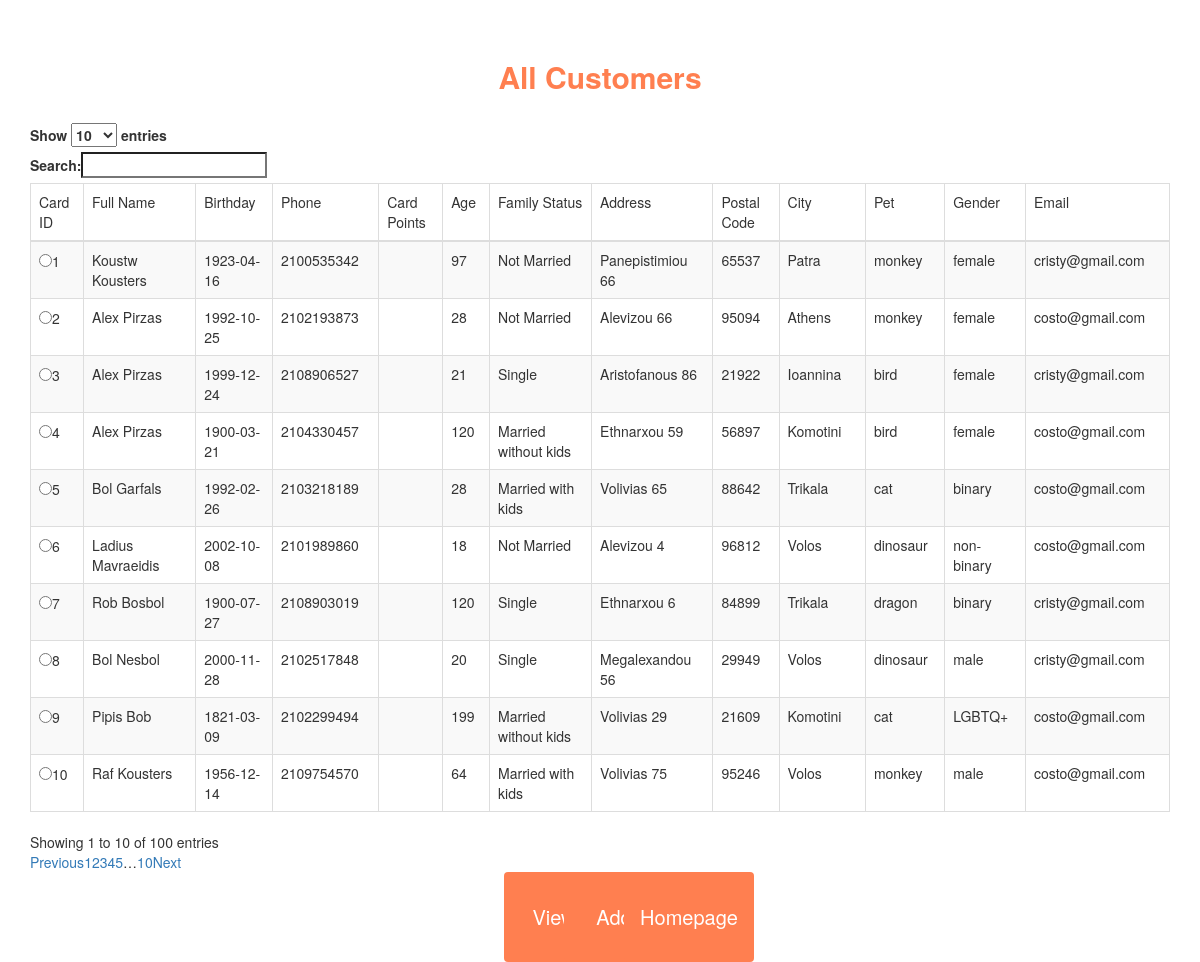
The app's page /code/hopeviewcust.php with its own data.
### tables this page shows
CREATE TABLE `customer` (
  `card_id` int(11) NOT NULL,
  `full_name` varchar(80) NOT NULL,
  `birth_date` text NOT NULL,
  `age` int(4) NOT NULL,
  `family_status` varchar(255) NOT NULL,
  `pet` varchar(50) NOT NULL,
  `gender` varchar(255) NOT NULL,
  `email` varchar(100) NOT NULL,
  `card_points` varchar(30) DEFAULT NULL,
  `address` varchar(100) NOT NULL,
  `city` varchar(25) NOT NULL,
  `postal_code` int(10) NOT NULL,
  `phone` varchar(15) NOT NULL
);

### code/hopeviewcust.php (the view, shortened to what this page needs)
<?php
$connect = mysqli_connect('localhost', 'costo', '68709900dKnSkKeK', 'project');
$query ="SELECT * FROM customer ORDER BY card_id DESC";
$result = mysqli_query($connect, $query);
?>
<!DOCTYPE html>
<html>
     <head>
          <link rel="stylesheet" href="https://maxcdn.bootstrapcdn.com/bootstrap/3.3.6/css/bootstrap.min.css" />
          <link rel="stylesheet" href="https://cdn.datatables.net/1.10.12/css/dataTables.bootstrap.min.css" />
     </head>
     <body>
       <form action="customerdetails.php" method="POST">
          <br /><br />
          <div class="container">
               <h2 align="center" class="brand-text"><b>All Customers</b></h2>
               <br />
               <div class="table-responsive">
                    <table id="customer_data" class="table table-striped table-bordered">
                         <thead>
                              <tr>
                                   <td>Card ID</td>
                                   <td>Full Name</td>
                                   <td>Birthday</td>
                                   <td>Phone</td>
                                   <td>Card Points</td>
                                   <td>Age</td>
                                   <td>Family Status</td>
                                   <td>Address</td>
                                   <td>Postal Code</td>
                                   <td>City</td>
                                   <td>Pet</td>
                                   <td>Gender</td>
                                   <td>Email</td>
                              </tr>
                         </thead>
                         <?php
                         while($row = mysqli_fetch_assoc($result))
                         {
                              echo '
                              <tr>
                                   <td>
                                     <input type="radio" name="read_id" value='.$row["card_id"].' required>'.$row["card_id"].'</td>
                                   <td>'.$row["full_name"].'</td>
                                   <td>'.$row["birth_date"].'</td>
                                   <td>'.$row["phone"].'</td>
                                   <td>'.$row["card_points"].'</td>
                                   <td>'.$row["age"].'</td>
                                   <td>'.$row["family_status"].'</td>
                                   <td>'.$row["address"].'</td>
                                   <td>'.$row["postal_code"].'</td>
                                   <td>'.$row["city"].'</td>
                                   <td>'.$row["pet"].'</td>
                                   <td>'.$row["gender"].'</td>
                                   <td>'.$row["email"].'</td>
                              </tr>
                              ';
                         }
                         ?>
                    </table>
               </div>
          </div>
         <input type="submit" value="View" class="btn button1 align=center">
     </form>
     <form action="addcustomer.php" method="POST">
       <input type="submit" value="Add" class="btn button2">
     </form>
     <form action="index.php" method="POST">
       <input type="submit" value="Homepage" class="btn button3">
     </form>
     </body>
</html>

### code/hopeviewcust.php (style rules this page uses)
.button1 { background-color: #FF7F50; position: absolute; left: 42%; height: 90px; width: 100px; font-size: 20px; color: white; }
.button2 { background-color: #FF7F50; position: absolute; left: 47%; height: 90px; width: 100px; font-size: 20px; color: white; }
.button3 { background-color: #FF7F50; position: absolute; left: 52%; height: 90px; width: 130px; font-size: 20px; color: white; }
.brand-text { color: #FF7F50 !important; }

### records on screen
customer: card_id "10", full_name "Raf Kousters", birth_date "1956-12-14", phone "2109754570", age "64", family_status "Married with kids", address "Volivias 75", postal_code "95246", city "Volos", pet "monkey", gender "male", email "costo@gmail.com"
customer: card_id "9", full_name "Pipis Bob", birth_date "1821-03-09", phone "2102299494", age "199", family_status "Married without kids", address "Volivias 29", postal_code "21609", city "Komotini", pet "cat", gender "LGBTQ+", email "costo@gmail.com"
customer: card_id "8", full_name "Bol Nesbol", birth_date "2000-11-28", phone "2102517848", age "20", family_status "Single", address "Megalexandou 56", postal_code "29949", city "Volos", pet "dinosaur", gender "male", email "cristy@gmail.com"
customer: card_id "7", full_name "Rob Bosbol", birth_date "1900-07-27", phone "2108903019", age "120", family_status "Single", address "Ethnarxou 6", postal_code "84899", city "Trikala", pet "dragon", gender "binary", email "cristy@gmail.com"
customer: card_id "6", full_name "Ladius Mavraeidis", birth_date "2002-10-08", phone "2101989860", age "18", family_status "Not Married", address "Alevizou 4", postal_code "96812", city "Volos", pet "dinosaur", gender "non-binary", email "costo@gmail.com"
customer: card_id "5", full_name "Bol Garfals", birth_date "1992-02-26", phone "2103218189", age "28", family_status "Married with kids", address "Volivias 65", postal_code "88642", city "Trikala", pet "cat", gender "binary", email "costo@gmail.com"
customer: card_id "4", full_name "Alex Pirzas", birth_date "1900-03-21", phone "2104330457", age "120", family_status "Married without kids", address "Ethnarxou 59", postal_code "56897", city "Komotini", pet "bird", gender "female", email "costo@gmail.com"
customer: card_id "3", full_name "Alex Pirzas", birth_date "1999-12-24", phone "2108906527", age "21", family_status "Single", address "Aristofanous 86", postal_code "21922", city "Ioannina", pet "bird", gender "female", email "cristy@gmail.com"
customer: card_id "2", full_name "Alex Pirzas", birth_date "1992-10-25", phone "2102193873", age "28", family_status "Not Married", address "Alevizou 66", postal_code "95094", city "Athens", pet "monkey", gender "female", email "costo@gmail.com"
customer: card_id "1", full_name "Koustw Kousters", birth_date "1923-04-16", phone "2100535342", age "97", family_status "Not Married", address "Panepistimiou 66", postal_code "65537", city "Patra", pet "monkey", gender "female", email "cristy@gmail.com"
